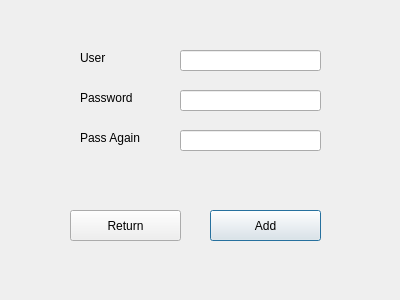
<?xml version="1.0" encoding="UTF-8"?>
<ui version="4.0">
 <class>AddUser</class>
 <widget class="QDialog" name="AddUser">
  <property name="geometry">
   <rect>
    <x>0</x>
    <y>0</y>
    <width>400</width>
    <height>300</height>
   </rect>
  </property>
  <property name="windowTitle">
   <string>Add User</string>
  </property>
  <widget class="QLabel" name="lblMessage">
   <property name="geometry">
    <rect>
     <x>80</x>
     <y>160</y>
     <width>251</width>
     <height>41</height>
    </rect>
   </property>
   <property name="font">
    <font>
     <pointsize>8</pointsize>
    </font>
   </property>
   <property name="styleSheet">
    <string notr="true">color: rgb(255, 0, 0)</string>
   </property>
   <property name="text">
    <string/>
   </property>
  </widget>
  <widget class="QLabel" name="lblUser">
   <property name="geometry">
    <rect>
     <x>80</x>
     <y>50</y>
     <width>68</width>
     <height>15</height>
    </rect>
   </property>
   <property name="text">
    <string>User</string>
   </property>
   <property name="buddy">
    <cstring>leUsername</cstring>
   </property>
  </widget>
  <widget class="QLabel" name="lblPassword">
   <property name="geometry">
    <rect>
     <x>80</x>
     <y>90</y>
     <width>68</width>
     <height>15</height>
    </rect>
   </property>
   <property name="text">
    <string>Password</string>
   </property>
   <property name="buddy">
    <cstring>lePassword</cstring>
   </property>
  </widget>
  <widget class="QLabel" name="lblPassword_2">
   <property name="geometry">
    <rect>
     <x>80</x>
     <y>130</y>
     <width>91</width>
     <height>16</height>
    </rect>
   </property>
   <property name="text">
    <string>Pass Again</string>
   </property>
   <property name="buddy">
    <cstring>lePassword_2</cstring>
   </property>
  </widget>
  <widget class="QLineEdit" name="lePassword">
   <property name="geometry">
    <rect>
     <x>180</x>
     <y>90</y>
     <width>141</width>
     <height>21</height>
    </rect>
   </property>
   <property name="echoMode">
    <enum>QLineEdit::Password</enum>
   </property>
  </widget>
  <widget class="QLineEdit" name="leUsername">
   <property name="geometry">
    <rect>
     <x>180</x>
     <y>50</y>
     <width>141</width>
     <height>21</height>
    </rect>
   </property>
  </widget>
  <widget class="QLineEdit" name="lePassword_2">
   <property name="geometry">
    <rect>
     <x>180</x>
     <y>130</y>
     <width>141</width>
     <height>21</height>
    </rect>
   </property>
   <property name="echoMode">
    <enum>QLineEdit::Password</enum>
   </property>
  </widget>
  <widget class="QPushButton" name="btnAdd">
   <property name="geometry">
    <rect>
     <x>210</x>
     <y>210</y>
     <width>111</width>
     <height>31</height>
    </rect>
   </property>
   <property name="text">
    <string>Add</string>
   </property>
  </widget>
  <widget class="QPushButton" name="btnReturn">
   <property name="geometry">
    <rect>
     <x>70</x>
     <y>210</y>
     <width>111</width>
     <height>31</height>
    </rect>
   </property>
   <property name="text">
    <string>Return</string>
   </property>
  </widget>
 </widget>
 <tabstops>
  <tabstop>leUsername</tabstop>
  <tabstop>lePassword</tabstop>
  <tabstop>lePassword_2</tabstop>
  <tabstop>btnReturn</tabstop>
  <tabstop>btnAdd</tabstop>
 </tabstops>
 <resources/>
 <connections>
  <connection>
   <sender>btnAdd</sender>
   <signal>clicked()</signal>
   <receiver>AddUser</receiver>
   <slot>onAddUser()</slot>
   <hints>
    <hint type="sourcelabel">
     <x>318</x>
     <y>220</y>
    </hint>
    <hint type="destinationlabel">
     <x>178</x>
     <y>250</y>
    </hint>
   </hints>
  </connection>
  <connection>
   <sender>leUsername</sender>
   <signal>textChanged(QString)</signal>
   <receiver>AddUser</receiver>
   <slot>onEdit()</slot>
   <hints>
    <hint type="sourcelabel">
     <x>319</x>
     <y>64</y>
    </hint>
    <hint type="destinationlabel">
     <x>326</x>
     <y>64</y>
    </hint>
   </hints>
  </connection>
  <connection>
   <sender>lePassword</sender>
   <signal>textChanged(QString)</signal>
   <receiver>AddUser</receiver>
   <slot>onEdit()</slot>
   <hints>
    <hint type="sourcelabel">
     <x>319</x>
     <y>98</y>
    </hint>
    <hint type="destinationlabel">
     <x>327</x>
     <y>99</y>
    </hint>
   </hints>
  </connection>
  <connection>
   <sender>lePassword_2</sender>
   <signal>textChanged(QString)</signal>
   <receiver>AddUser</receiver>
   <slot>onEdit()</slot>
   <hints>
    <hint type="sourcelabel">
     <x>318</x>
     <y>134</y>
    </hint>
    <hint type="destinationlabel">
     <x>329</x>
     <y>136</y>
    </hint>
   </hints>
  </connection>
  <connection>
   <sender>btnReturn</sender>
   <signal>clicked()</signal>
   <receiver>AddUser</receiver>
   <slot>reject()</slot>
   <hints>
    <hint type="sourcelabel">
     <x>115</x>
     <y>226</y>
    </hint>
    <hint type="destinationlabel">
     <x>75</x>
     <y>256</y>
    </hint>
   </hints>
  </connection>
 </connections>
 <slots>
  <slot>onAddUser()</slot>
  <slot>onEdit()</slot>
 </slots>
</ui>
